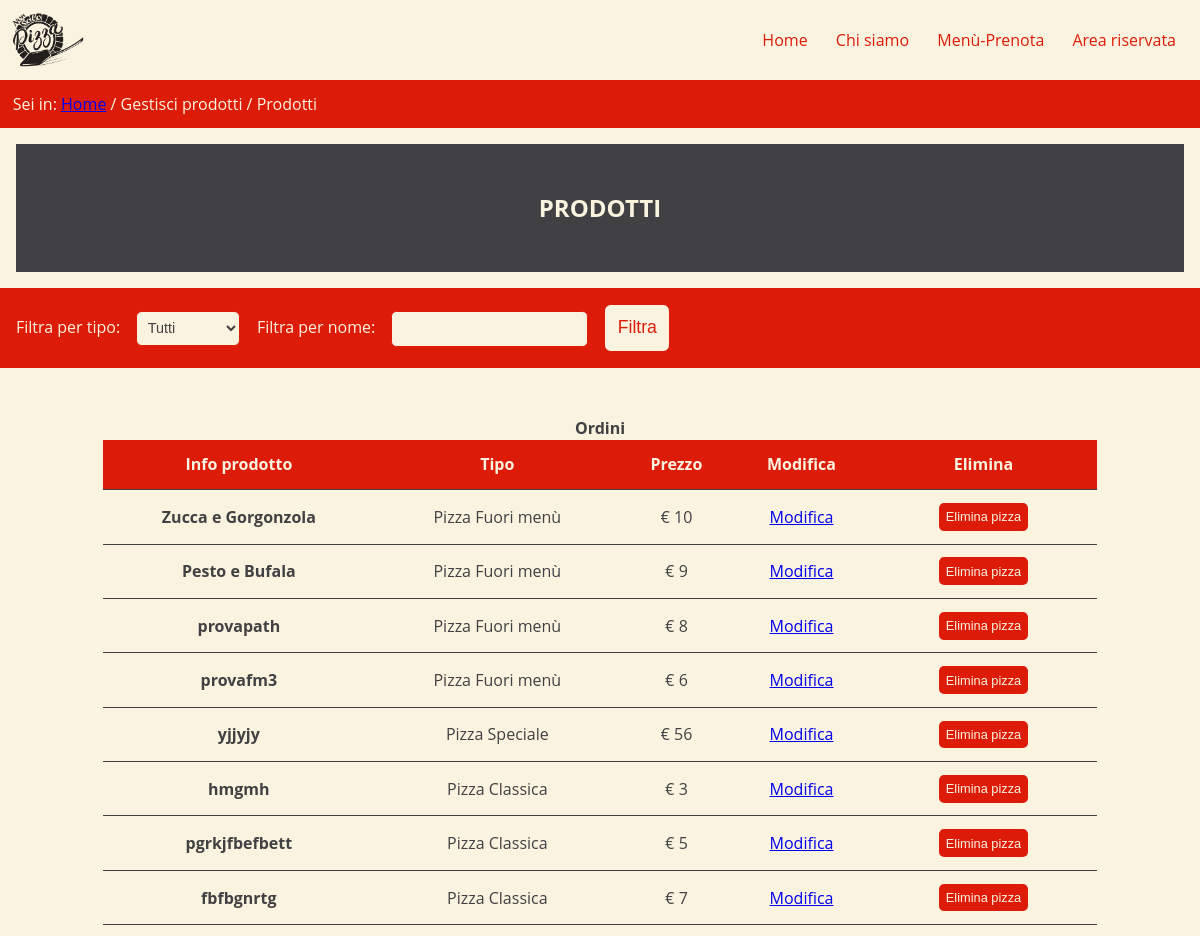
Page /prodotti.php (upper part) on the earlier database version.
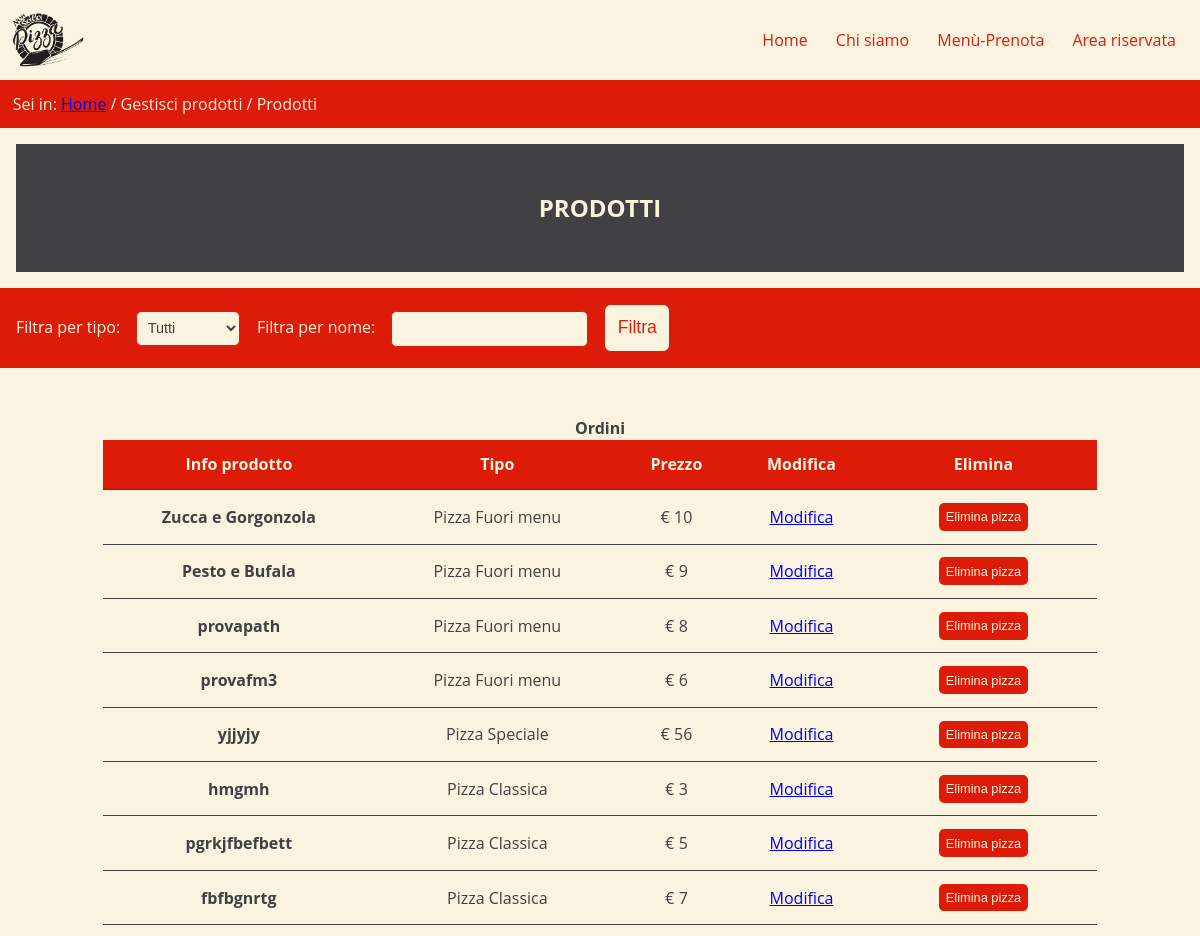
Same page on the later database version.
### tables this page shows
CREATE TABLE `pizza` (
  `id` int(11) NOT NULL,
  `nome` varchar(250) NOT NULL,
  `prezzo` double NOT NULL,
  `veget` tinyint(1) NOT NULL DEFAULT 0,
  `categoria` varchar(250) NOT NULL,
  `descrizione` mediumtext DEFAULT NULL,
  `path` varchar(250) NOT NULL
);

### src/script/PHP/dbConnection.php (the view, shortened to what the changed rows need)
<?php
class DBConnection {
    private $connection;
    public function openDBConnection(): bool {
        $this->connection = mysqli_connect(DBConnection::HOST_DB, DBConnection::USERNAME, DBConnection::PASSWORD, DBConnection::DATABASE_NAME, DBConnection::PORT);
        if(mysqli_connect_errno()) {
            return false;
        }else{
            return true;
        }
    }
    public function filtraProdotti($val = null, $filtro = 1) {
        if ($filtro > 0) {
            if ($_POST['tipo'] == '0') {
                $query = "SELECT * FROM ingrediente WHERE 1=1";
                if (!empty($_POST['nome'])) {
                    $query .= " AND nome = '". $_POST['nome'] ."'";
                }
                return $this->getIngredientiTabella($query);
            } elseif ($_POST['tipo'] == '1') {
                $query = "SELECT * FROM pizza WHERE 1=1";
                if (!empty($_POST['nome'])) {
                    $query .= " AND nome = '". $_POST['nome'] ."'";
                }
                return $this->getPizzeTabella($query);
            } elseif ($_POST['tipo'] == '2') {
                $query = "SELECT * FROM cucina WHERE 1=1";
                if (!empty($_POST['nome'])) {
                    $query .= " AND nome = '". $_POST['nome']."'";
                }
                return $this->getCucinaTabella($query);
            } else {
                if($val == 0) {
                    $query = "SELECT * FROM pizza WHERE 1=1";
                    if (!empty($_POST['nome'])) {
                        $query .= " AND nome = '". $_POST['nome']."'";
                    }
                    return $this->getPizzeTabella($query);
                }
                if($val == 1) {
                    $query = "SELECT * FROM cucina WHERE 1=1";
                    if (!empty($_POST['nome'])) {
                        $query .= " AND nome = '". $_POST['nome']."'";
                    }
                    return $this->getCucinaTabella($query);
                }
                if($val == 2) {
                    $query = "SELECT * FROM ingrediente WHERE 1=1";
                    if (!empty($_POST['nome'])) {
                        $query .= " AND nome = '". $_POST['nome']."'";
                    }
                    return $this->getIngredientiTabella($query);
                }
            }
        } else {
            if($val == 0) {
                $query = "SELECT * FROM pizza";
                return $this->getPizzeTabella($query);
            }
            if($val == 1) {
                $query = "SELECT * FROM cucina";
                return $this->getCucinaTabella($query);
            }
            if($val == 2) {
                $query = "SELECT * FROM ingrediente";
                return $this->getIngredientiTabella($query);
            }
        }
    }
    public function getIngredientiTabella($query): string {
        try {
            $result = mysqli_query($this->connection, $query);
        }catch(mysqli_sql_exception $e){
            header("location: errore.php");
        }
        $stringaReturn = "";
        if(mysqli_num_rows($result) > 0) {
            while($row = $result->fetch_array(MYSQLI_ASSOC)){
                $stringaReturn .= "<tr>";
                $stringaReturn .= "<th scope=\"row\">".$row['nome']."</th>";
                $stringaReturn .= "<td data-title=\"Tipo\">Ingrediente singolo</td>";
                $stringaReturn .= "<td></td>";
                $stringaReturn .= "<td data-title=\"Modifica\"><a href=\"../../aggiungi-ingrediente.php?nome=".$row['nome']."\">Modifica</a></td>";
                $stringaReturn .= "<td data-title=\"Elimina\">";
                $stringaReturn .= "<form action=\"../../prodotti.php\" method=\"post\">";
                $stringaReturn .= "<input type=\"hidden\" name=\"nome\" value=\"".$row['nome']."\">";
                $stringaReturn .= "<input type=\"hidden\" name=\"action\" value=\"deleteIngrediente\">";
                $stringaReturn .= "<input type=\"submit\" value=\"Elimina ingrediente\" class=\"invia-button\" />";
                $stringaReturn .= "</form>";
                $stringaReturn .= "</td>";
                $stringaReturn .= "</tr>";
            }
        }
        return $stringaReturn;
    }
    public function getCucinaTabella($query): string {
        try {
            $result = mysqli_query($this->connection, $query);
        }catch(mysqli_sql_exception $e){
            header("location: errore.php");
        }
        $stringaReturn = "";
        if(mysqli_num_rows($result) > 0) {
            while($row = $result->fetch_array(MYSQLI_ASSOC)){
                $stringaReturn .= "<tr>";
                $stringaReturn .= "<th scope=\"row\">".$row['nome']."</th>";
                $stringaReturn .= "<td data-title=\"Tipo\">Piatto</td>";
                $stringaReturn .= "<td data-title=\"Prezzo\">&euro; ".$row['prezzo']."</td>";
                $stringaReturn .= "<td data-title=\"Modifica\"><a href=\"../../aggiungi-cucina.php?id=".$row['id']."\">Modifica</a></td>";
                $stringaReturn .= "<td data-title=\"Elimina\">";
                $stringaReturn .= "<form action=\"../../prodotti.php\" method=\"post\">";
                $stringaReturn .= "<input type=\"hidden\" name=\"id\" value=\"".$row['id']."\">";
                $stringaReturn .= "<input type=\"hidden\" name=\"action\" value=\"deleteCucina\">";
                $stringaReturn .= "<input type=\"submit\" value=\"Elimina piatto cucina\" class=\"invia-button\" />";
                $stringaReturn .= "</form>";
                $stringaReturn .= "</td>";
                $stringaReturn .= "</tr>";
            }
        }
        return $stringaReturn;
    }
    public function getPizzeTabella($query): string {
        try {
            $result = mysqli_query($this->connection, $query);
        }catch(mysqli_sql_exception $e){
            header("location: errore.php");
        }
        $stringaReturn = "";
        if(mysqli_num_rows($result) > 0) {
            while($row = $result->fetch_array(MYSQLI_ASSOC)){
                $stringaReturn .= "<tr>";
                $stringaReturn .= "<th scope=\"row\">".$row['nome']."</th>";
                $stringaReturn .= "<td data-title=\"Tipo\">Pizza ".$row['categoria']."</td>";
                $stringaReturn .= "<td data-title=\"Prezzo\">&euro; ".$row['prezzo']."</td>";
                $stringaReturn .= "<td data-title=\"Modifica\"><a href=\"../../aggiungi-pizza.php?id=".$row['id']."\">Modifica</a></td>";
                $stringaReturn .= "<td data-title=\"Elimina\">";
                $stringaReturn .= "<form action=\"../../prodotti.php\" method=\"post\">";
                $stringaReturn .= "<input type=\"hidden\" name=\"id\" value=\"".$row['id']."\">";
                $stringaReturn .= "<input type=\"hidden\" name=\"action\" value=\"deletePizza\">";
                $stringaReturn .= "<input type=\"submit\" value=\"Elimina pizza\" class=\"invia-button\" />";
                $stringaReturn .= "</form>";
                $stringaReturn .= "</td>";
                $stringaReturn .= "</tr>";
            }
        }
        return $stringaReturn;
    }
}

Differences in the rows shown:
changed pizza "Zucca e Gorgonzola": categoria "Fuori menù" → "Fuori menu"
changed pizza "Pesto e Bufala": categoria "Fuori menù" → "Fuori menu"
changed pizza "provapath": categoria "Fuori menù" → "Fuori menu"
changed pizza "provafm3": categoria "Fuori menù" → "Fuori menu"
